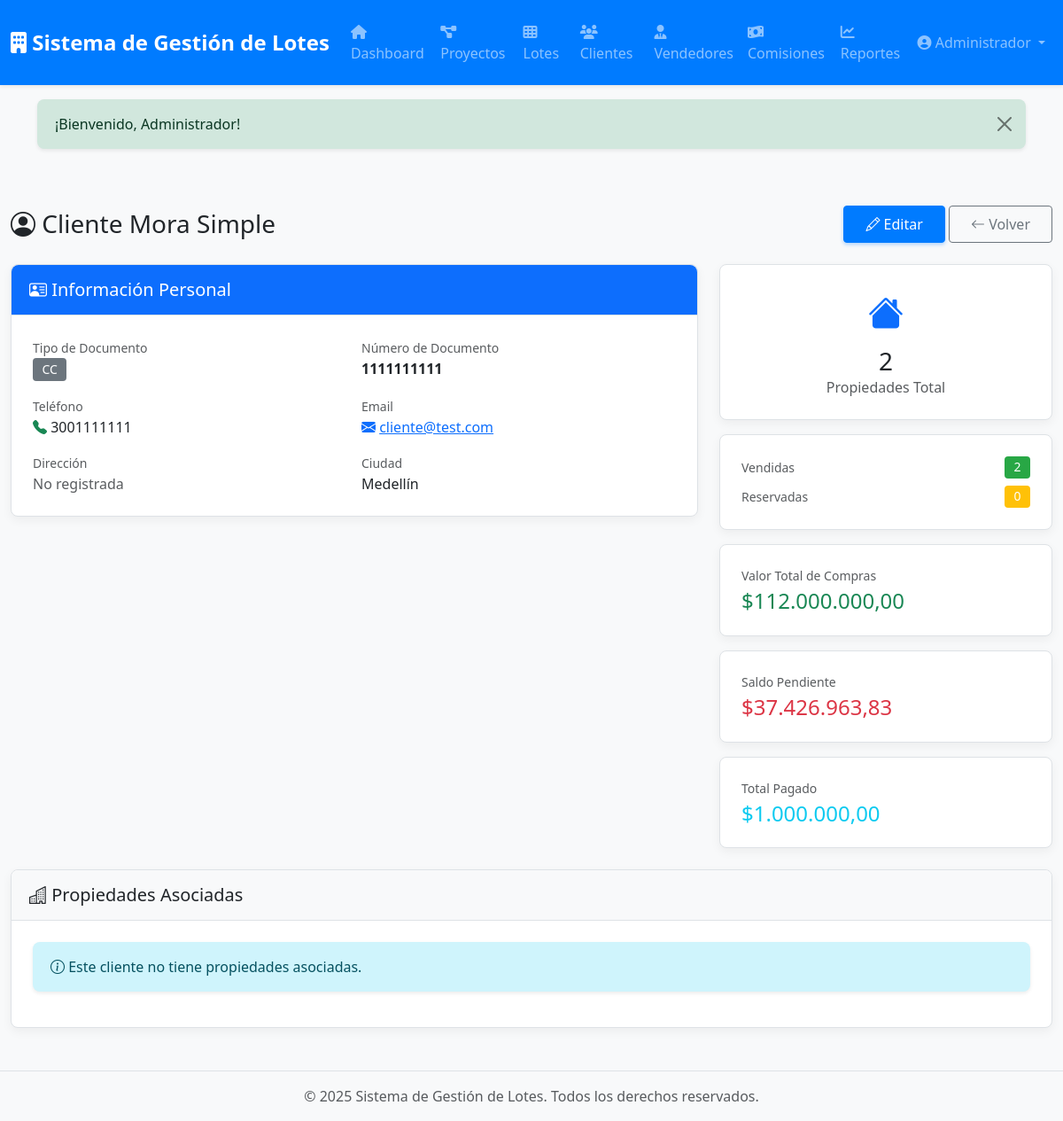
The app's page /clientes/show/4 (signed in) with its own data.
### tables this page shows
CREATE TABLE `clientes` (
  `id` int(10) UNSIGNED NOT NULL,
  `tipo_documento` enum('CC','NIT','CE','pasaporte') DEFAULT 'CC',
  `numero_documento` varchar(50) NOT NULL COMMENT 'Documento de identidad',
  `nombre` varchar(200) NOT NULL,
  `telefono` varchar(20) DEFAULT NULL,
  `email` varchar(150) DEFAULT NULL,
  `direccion` varchar(255) DEFAULT NULL,
  `ciudad` varchar(100) DEFAULT NULL,
  `observaciones` text DEFAULT NULL,
  `created_at` timestamp NULL DEFAULT current_timestamp(),
  `updated_at` timestamp NULL DEFAULT current_timestamp() ON UPDATE current_timestamp()
);

### app/Views/clientes/show.php (the view, shortened to what the rows shown need)
<div class="container-fluid py-4">
    <div class="d-flex justify-content-between align-items-center mb-4">
        <h1 class="h3 mb-0">
            <i class="bi bi-person-circle"></i> <?= htmlspecialchars($cliente['nombre']) ?>
        </h1>
        <div>
            <?php if (can('editar_clientes')): ?>
            <a href="/clientes/edit/<?= $cliente['id'] ?>" class="btn btn-primary">
                <i class="bi bi-pencil"></i> Editar
            </a>
            <?php endif; ?>
            <a href="/clientes" class="btn btn-outline-secondary">
                <i class="bi bi-arrow-left"></i> Volver
            </a>
        </div>
    </div>
    <div class="row mb-4">
        <div class="col-lg-8">
            <div class="card">
                <div class="card-header bg-primary text-white">
                    <h5 class="mb-0"><i class="bi bi-person-vcard"></i> Información Personal</h5>
                </div>
                <div class="card-body">
                    <div class="row g-3">
                        <div class="col-md-6">
                            <label class="text-muted small">Tipo de Documento</label>
                            <p class="mb-0">
                                <span class="badge bg-secondary"><?= htmlspecialchars($cliente['tipo_documento']) ?></span>
                            </p>
                        </div>
                        <div class="col-md-6">
                            <label class="text-muted small">Número de Documento</label>
                            <p class="mb-0 fw-bold"><?= htmlspecialchars($cliente['numero_documento']) ?></p>
                        </div>
                        <div class="col-md-6">
                            <label class="text-muted small">Teléfono</label>
                            <p class="mb-0">
                                <?php if (!empty($cliente['telefono'])): ?>
                                    <i class="bi bi-telephone-fill text-success"></i>
                                    <?= htmlspecialchars($cliente['telefono']) ?>
                                <?php else: ?>
                                    <span class="text-muted">No registrado</span>
                                <?php endif; ?>
                            </p>
                        </div>
                        <div class="col-md-6">
                            <label class="text-muted small">Email</label>
                            <p class="mb-0">
                                <?php if (!empty($cliente['email'])): ?>
                                    <i class="bi bi-envelope-fill text-primary"></i>
                                    <a href="mailto:<?= htmlspecialchars($cliente['email']) ?>">
                                        <?= htmlspecialchars($cliente['email']) ?>
                                    </a>
                                <?php else: ?>
                                    <span class="text-muted">No registrado</span>
                                <?php endif; ?>
                            </p>
                        </div>
                        <div class="col-md-6">
                            <label class="text-muted small">Dirección</label>
                            <p class="mb-0">
                                <?= !empty($cliente['direccion']) ? htmlspecialchars($cliente['direccion']) : '<span class="text-muted">No registrada</span>' ?>
                            </p>
                        </div>
                        <div class="col-md-6">
                            <label class="text-muted small">Ciudad</label>
                            <p class="mb-0">
                                <?= !empty($cliente['ciudad']) ? htmlspecialchars($cliente['ciudad']) : '<span class="text-muted">No registrada</span>' ?>
                            </p>
                        </div>
                    </div>
                </div>
            </div>
        </div>
        <div class="col-lg-4">
            <div class="card mb-3">
                <div class="card-body text-center">
                    <i class="bi bi-house-fill fs-1 text-primary"></i>
                    <h3 class="mb-0 mt-2"><?= $estadisticas['total_propiedades'] ?></h3>
                    <p class="text-muted mb-0">
                        <?= $estadisticas['total_propiedades'] == 1 ? 'Propiedad' : 'Propiedades' ?> Total
                    </p>
                </div>
            </div>
            <div class="card mb-3">
                <div class="card-body">
                    <div class="d-flex justify-content-between align-items-center mb-2">
                        <span class="text-muted small">Vendidas</span>
                        <span class="badge bg-success"><?= $estadisticas['propiedades_vendidas'] ?></span>
                    </div>
                    <div class="d-flex justify-content-between align-items-center">
                        <span class="text-muted small">Reservadas</span>
                        <span class="badge bg-warning"><?= $estadisticas['propiedades_reservadas'] ?></span>
                    </div>
                </div>
            </div>
            <div class="card mb-3">
                <div class="card-body">
                    <p class="text-muted small mb-1">Valor Total de Compras</p>
                    <h4 class="mb-0 text-success">
                        $<?= number_format($estadisticas['valor_total_compras'], 2, ',', '.') ?>
                    </h4>
                </div>
            </div>
            <?php if ($estadisticas['saldo_pendiente'] > 0): ?>
            <div class="card mb-3">
                <div class="card-body">
                    <p class="text-muted small mb-1">Saldo Pendiente</p>
                    <h4 class="mb-0 text-danger">
                        $<?= number_format($estadisticas['saldo_pendiente'], 2, ',', '.') ?>
                    </h4>
                </div>
            </div>
            <div class="card">
                <div class="card-body">
                    <p class="text-muted small mb-1">Total Pagado</p>
                    <h4 class="mb-0 text-info">
                        $<?= number_format($estadisticas['total_pagado'], 2, ',', '.') ?>
                    </h4>
                </div>
            </div>
            <?php endif; ?>
        </div>
    </div>
    <div class="card">
        <div class="card-header bg-light">
            <h5 class="mb-0"><i class="bi bi-buildings"></i> Propiedades Asociadas</h5>
        </div>
        <div class="card-body">
            <?php if (empty($lotes)): ?>
                <div class="alert alert-info">
                    <i class="bi bi-info-circle"></i> Este cliente no tiene propiedades asociadas.
                </div>
            <?php endif; ?>
        </div>
    </div>
</div>

### core/Router.php (shortened to what the rows shown need)
<?php
class Router
{
    private $routes = [];
    public function __construct($baseUrl = '')
    {
        $this->baseUrl = rtrim($baseUrl, '/');
    }
    private function addRoute($method, $uri, $handler)
    {
        $uri = '/' . trim($uri, '/');
        $this->routes[] = [
            'method' => $method,
            'uri' => $uri,
            'handler' => $handler,
            'pattern' => $this->convertUriToPattern($uri)
        ];
    }
    private function convertUriToPattern($uri)
    {
        $pattern = preg_replace('/\{([a-z_]+)\}/', '([^/]+)', $uri);
        return '#^' . $pattern . '$#';
    }
    public function dispatch()
    {
        $requestMethod = $_SERVER['REQUEST_METHOD'];
        $requestUri = $this->getRequestUri();
        foreach ($this->routes as $route) {
            if ($route['method'] !== $requestMethod) {
                continue;
            }
            if (preg_match($route['pattern'], $requestUri, $matches)) {
                array_shift($matches);
                return $this->callHandler($route['handler'], $matches);
            }
        }
    }
    private function getRequestUri()
    {
        $uri = parse_url($_SERVER['REQUEST_URI'], PHP_URL_PATH);
        return '/' . trim($uri, '/');
    }
    private function callHandler($handler, $params = [])
    {
        if (is_string($handler) && strpos($handler, '@') !== false) {
            list($controller, $method) = explode('@', $handler);
            $controllerInstance = new $controllerClass();
            return call_user_func_array([$controllerInstance, $method], $params);
        }
        throw new Exception("Invalid route handler");
    }
}

### records on screen
clientes: nombre "Cliente Mora Simple", tipo_documento "CC", numero_documento "1111111111", telefono "3001111111", email "cliente@test.com", ciudad "Medellín"

### other values on screen
$estadisticas['total_propiedades'] "2"
$estadisticas['propiedades_vendidas'] "2"
$estadisticas['propiedades_reservadas'] "0"
$estadisticas['valor_total_compras'] "112.000.000,00"
$estadisticas['saldo_pendiente'] "37.426.963,83"
$estadisticas['total_pagado'] "1.000.000,00"
